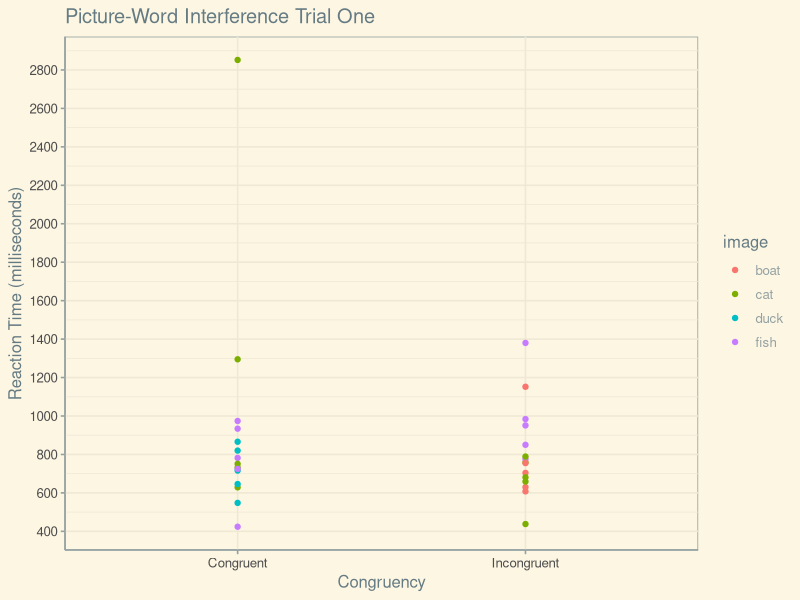
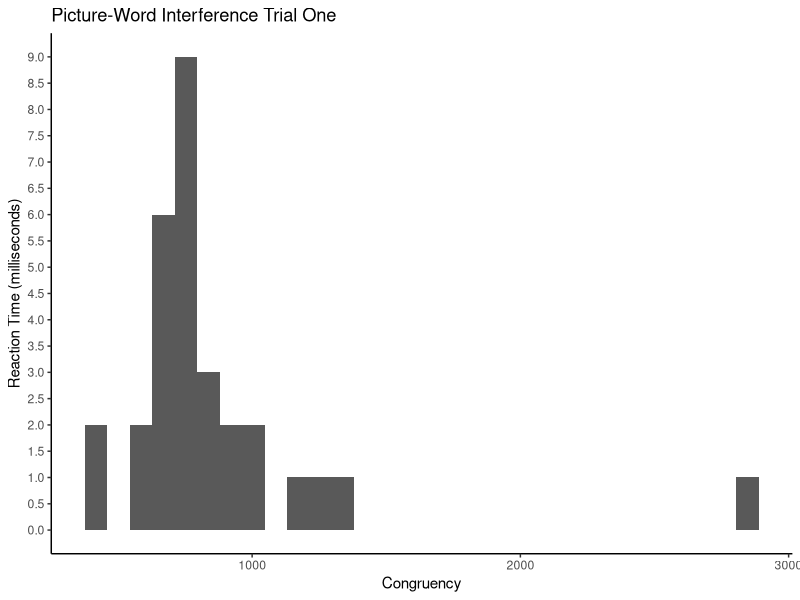

Write R code to recreate these figures, in order.
## ---- chunk 1

library(tidyverse)
library(dplyr)
library(ggthemes)
library(readxl)
library(reshape2)
library(knitr)
library(ggrepel)

## ---- chunk 2

trial_one <- read_xlsx("data/first_raw_data.xlsx")

## ---- chunk 3

glimpse(trial_one)

#(trial_one)

## ---- chunk 4



trial_one%>%
      mutate(
    rt = as.numeric(rt)
  )%>%
  filter(rt != "null")%>%
  filter(image != "NA")%>%
  filter(trial_type != "htmlbuttonresponse")%>%
  filter(correct != "NA") %>%
  ggplot(aes(congruency, rt, color=image))+
  geom_point()+
  scale_y_continuous(n.breaks = 20)+
  
  labs(
            title="Picture-Word Interference Trial One",
            x="Congruency",
            y="Reaction Time (milliseconds)")+
  theme(plot.margin = margin(0.5,0.5,0.5,0.5, "cm"))+
  theme_solarized()




## ---- chunk 5






trial_one%>%
        mutate(
    rt = as.numeric(rt)
  )%>%
  
  filter(rt != "null")%>%
  filter(image != "NA")%>%
  filter(rt != "null") %>%
  filter(trial_type != "htmlbuttonresponse")%>%
  filter(correct != "NA") %>% 
  filter(word != "NA")%>%
  ggplot(aes(rt))+
  geom_histogram(bin = 10  ) +#(stat="identity", position = "dodge")+
  
  labs(
            title="Picture-Word Interference Trial One",
            x="Congruency",
            y= "Reaction Time (milliseconds)")+
  scale_y_continuous(n.breaks = 20)+

  
  theme(plot.margin = margin(0.5,0.5,0.5,0.5, "cm"))+
  theme_classic()




